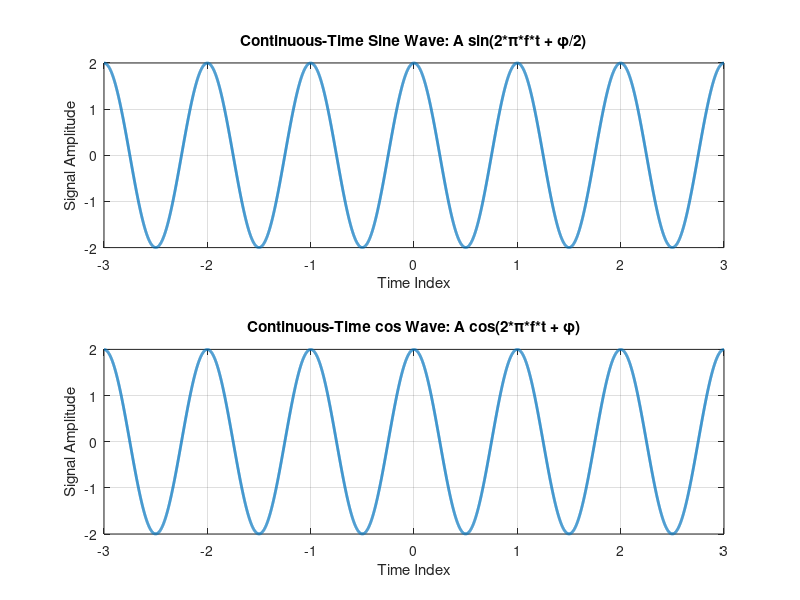

Here is the MATLAB script that generated this plot:
clc;
clear all; 
close all; 
fs=1000; 
t=-3:1/fs:3; 
A=2; 
f=1;
phase=pi/2; 
subplot(2,1,1); 
x=A * sin(2*pi*f*t + phase);
plot(t,x, 'linewidth', 2)
title('Continuous-Time Sine Wave: A sin(2*\pi*f*t + \phi/2)') 
xlabel('Time Index')
ylabel('Signal Amplitude') 
grid
subplot(2,1,2);
phase=0; 
x=A * cos(2*pi*f*t + phase);
plot(t,x, 'linewidth', 2)
title('Continuous-Time cos Wave: A cos(2*\pi*f*t + \phi)') 
xlabel('Time Index')
ylabel('Signal Amplitude')
axis([t(1) t(end) -A A]) 
grid
